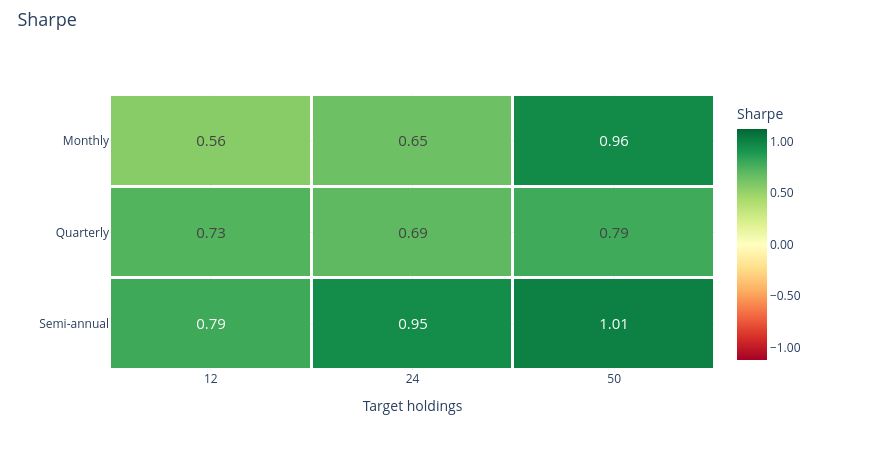

Notebook code for this chart:
### Markdown cell above
### Sharpe ratio

### Code cell
research.heatmap('sharpe')

### Figure 1 — Plotly figure (JSON) as saved in the notebook; plotly's stock layout.template omitted (floating-point values rounded to 4 significant figures)
{"data": [{"colorbar": {"tickformat": ".2f", "title": {"text": "Sharpe"}}, "colorscale": [[0.0, "rgb(165,0,38)"], [0.1, "rgb(215,48,39)"], [0.2, "rgb(244,109,67)"], [0.3, "rgb(253,174,97)"], [0.4, "rgb(254,224,139)"], [0.5, "rgb(255,255,191)"], [0.6, "rgb(217,239,139)"], [0.7, "rgb(166,217,106)"], [0.8, "rgb(102,189,99)"], [0.9, "rgb(26,152,80)"], [1.0, "rgb(0,104,55)"]], "text": [["0.56", "0.65", "0.96"], ["0.73", "0.69", "0.79"], ["0.79", "0.95", "1.01"]], "textfont": {"size": 15}, "texttemplate": "%{text}", "type": "heatmap", "x": ["12", "24", "50"], "xgap": 3, "y": ["Monthly", "Quarterly", "Semi-annual"], "ygap": 3, "z": [[0.5554, 0.6468, 0.9644], [0.7283, 0.6942, 0.7868], [0.7911, 0.9472, 1.01]], "zmax": 1.121, "zmid": 0.0, "zmin": -1.121}], "layout": {"height": 450, "hovermode": "closest", "legend": {"font": {"size": 12}, "itemclick": "toggle", "itemdoubleclick": "toggleothers", "x": 1.025, "y": 1}, "margin": {"b": 80, "l": 110, "r": 155, "t": 95}, "title": {"font": {"size": 18}, "text": "Sharpe", "x": 0.02, "y": 0.97}, "width": 870, "xaxis": {"title": {"text": "Target holdings"}}, "yaxis": {"autorange": "reversed"}}}
